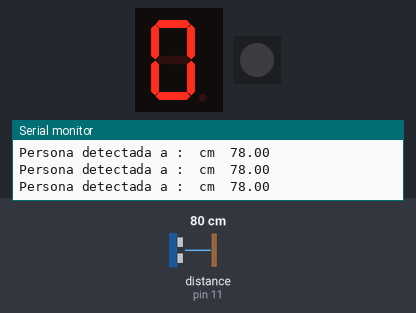
Bench run of a sketch on a simulated Arduino Uno, built with avr-gcc and run on an emulated ATmega328P. Shown: 1-digit seven-segment display, 1 RGB LEDs in strip order, left to right, the last lines printed to the serial monitor. Wiring (inferred from the names in the program): ultrasonic range finder: trigger pin 10; echo pin 11; 1-digit 7-segment display, segments lit when HIGH: segments pin 2, pin 3, pin 4, pin 5, pin 6, pin 7, pin 8. The test bench sets the inputs (shaded band); at power-on: distance to the obstacle (sensor on pin 11) 80 cm. The echo pulse lasts 58.3 µs per cm; the segment pins are drawn as the display they are named for.

Above: at 1.2 s.
1.3 s: distance to the obstacle (sensor on pin 11) set to 9 cm
At 1.8 s:
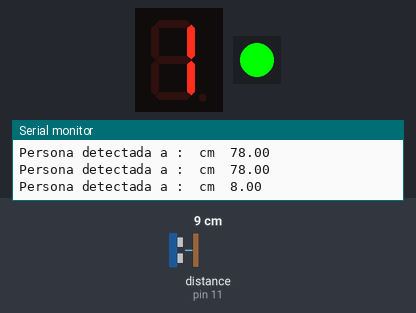
7.3 s: distance to the obstacle (sensor on pin 11) set to 10 cm
At 12.7 s:
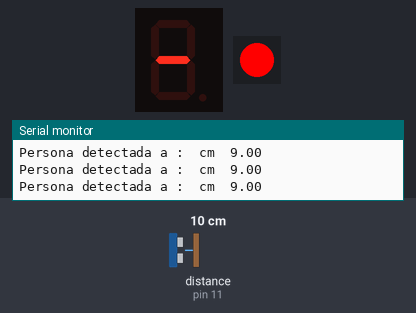
Timing chart, 0 to 14.2 s (numbered marks = the images above; inputs shaded):
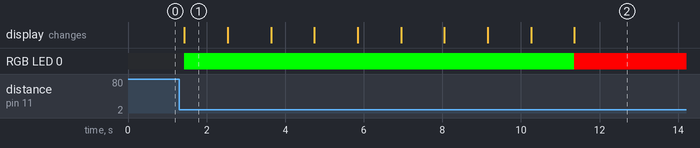

The sketch:

TALLER-1-BIM-3.ino
```cpp
/* FUNDACION KINAL
   DENIS ESTUARDO DE JESÚS RAMÍREZ PADILLA
   TALLER DE ELECTRONICA DIGITAL
   EB5AM
   2020288
   ALEJANDRO NAVAS
   PROYECTO FINAL BIM II
*/

//Libreria Neopixel

#include <Adafruit_NeoPixel.h>

#define trigger 10
#define echo 11
#define Cantidad_Leds 1
#define pin_Led 9

Adafruit_NeoPixel pixels(Cantidad_Leds, pin_Led, NEO_GRB + NEO_KHZ800);

int conteo = 0;
int maximo = 9;

const int segmentos[] = {2, 3, 4, 5, 6, 7, 8};

const int digitos[10][7] = {
  {1, 1, 1, 1, 1, 1, 0}, // 0
  {0, 1, 1, 0, 0, 0, 0}, // 1
  {1, 1, 0, 1, 1, 0, 1}, // 2
  {1, 1, 1, 1, 0, 0, 1}, // 3
  {0, 1, 1, 0, 0, 1, 1}, // 4
  {1, 0, 1, 1, 0, 1, 1}, // 5
  {1, 0, 1, 1, 1, 1, 1}, // 6
  {1, 1, 1, 0, 0, 0, 0}, // 7
  {1, 1, 1, 1, 1, 1, 1}, // 8
  {1, 1, 1, 0, 0, 1, 1}  // 9

};

void setup()
{
  Serial.begin(9600);
  pinMode(trigger, OUTPUT);
  pinMode(echo, INPUT);
  digitalWrite(trigger, LOW);

   for (int i = 0; i < 7; i++) {
    pinMode(segmentos[i], OUTPUT);
  }

   pixels.begin();
   pixels.show();
   displayDigitos(conteo);
  }

void loop()
{
  float Distancia = readDistancia();
  Serial.print("Persona detectada a : ");      //envio el mensaje por el monitor serial
  Serial.print(" cm  ");
  Serial.println(readDistancia());                                 //imprimo la distancia leida por el sensor
  delay(100);

if (Distancia >= 6.00 && Distancia <=  10.00) {
    if (conteo < maximo) {
      conteo++;
      displayDigitos(conteo);
      pixels.setPixelColor(0, pixels.Color(0, 255, 0));
    } else {
      displayLleno();
      pixels.setPixelColor(0, pixels.Color(255, 0, 0));
    }
    pixels.show();
    delay(1000);
  }
}

float readDistancia(void)
{
  digitalWrite(trigger, HIGH);
  delayMicroseconds(10);
  digitalWrite(trigger, LOW);

  long echo_Sensor = pulseIn(echo, HIGH);
  long distancia = echo_Sensor/59;

  return distancia;
}

void displayDigitos(int digito) {
  for (int i = 0; i < 7; i++) {
    digitalWrite(segmentos[i], digitos[digito][i]);
  }
}

void displayLleno() {
  for (int i = 0; i < 7; i++) {
    if (i == 6) {
      digitalWrite(segmentos[i], HIGH);
    } else {
      digitalWrite(segmentos[i], LOW);
    }
  }
}
```

Measured:
- after the input at 1.3 s, RGB LED 0: off → RGB(0, 255, 0) after 0.14 s; the display: changes after 0.14 s (image 1)
- what the display in image 1 shows lasts 1.1 s, from 1.4 s to 2.5 s
